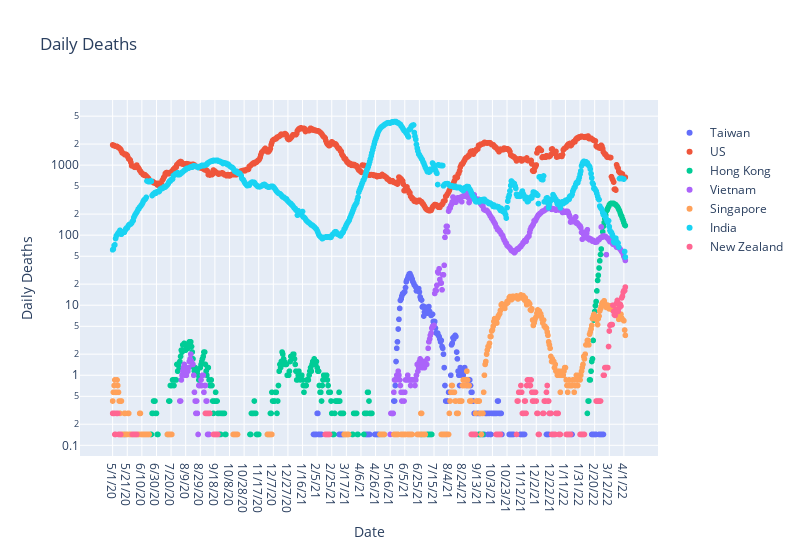

The code cell stored with this chart in its notebook:
### Code cell
ploty_line('Daily Deaths', log_plot=True)

### Figure 1 — Plotly figure (JSON) as saved in the notebook; plotly's stock layout.template omitted (floating-point values rounded to 4 significant figures; data arrays with more than 128 entries replaced by an {"elided": "..."} marker saying what was removed)
{"data": [{"hovertemplate": " =Taiwan<br>Date=%{x}<br>Daily Deaths=%{y}<extra></extra>", "legendgroup": "Taiwan", "marker": {"color": "#636efa", "symbol": "circle"}, "mode": "markers", "name": "Taiwan", "showlegend": true, "type": "scattergl", "x": {"elided": "703 str values"}, "xaxis": "x", "y": {"elided": "703 float values"}, "yaxis": "y"}, {"hovertemplate": " =US<br>Date=%{x}<br>Daily Deaths=%{y}<extra></extra>", "legendgroup": "US", "marker": {"color": "#EF553B", "symbol": "circle"}, "mode": "markers", "name": "US", "showlegend": true, "type": "scattergl", "x": {"elided": "703 str values"}, "xaxis": "x", "y": {"elided": "703 float values"}, "yaxis": "y"}, {"hovertemplate": " =Hong Kong<br>Date=%{x}<br>Daily Deaths=%{y}<extra></extra>", "legendgroup": "Hong Kong", "marker": {"color": "#00cc96", "symbol": "circle"}, "mode": "markers", "name": "Hong Kong", "showlegend": true, "type": "scattergl", "x": {"elided": "703 str values"}, "xaxis": "x", "y": {"elided": "703 float values"}, "yaxis": "y"}, {"hovertemplate": " =Vietnam<br>Date=%{x}<br>Daily Deaths=%{y}<extra></extra>", "legendgroup": "Vietnam", "marker": {"color": "#ab63fa", "symbol": "circle"}, "mode": "markers", "name": "Vietnam", "showlegend": true, "type": "scattergl", "x": {"elided": "703 str values"}, "xaxis": "x", "y": {"elided": "703 float values"}, "yaxis": "y"}, {"hovertemplate": " =Singapore<br>Date=%{x}<br>Daily Deaths=%{y}<extra></extra>", "legendgroup": "Singapore", "marker": {"color": "#FFA15A", "symbol": "circle"}, "mode": "markers", "name": "Singapore", "showlegend": true, "type": "scattergl", "x": {"elided": "703 str values"}, "xaxis": "x", "y": {"elided": "703 float values"}, "yaxis": "y"}, {"hovertemplate": " =India<br>Date=%{x}<br>Daily Deaths=%{y}<extra></extra>", "legendgroup": "India", "marker": {"color": "#19d3f3", "symbol": "circle"}, "mode": "markers", "name": "India", "showlegend": true, "type": "scattergl", "x": {"elided": "703 str values"}, "xaxis": "x", "y": {"elided": "703 float values"}, "yaxis": "y"}, {"hovertemplate": " =New Zealand<br>Date=%{x}<br>Daily Deaths=%{y}<extra></extra>", "legendgroup": "New Zealand", "marker": {"color": "#FF6692", "symbol": "circle"}, "mode": "markers", "name": "New Zealand", "showlegend": true, "type": "scattergl", "x": {"elided": "703 str values"}, "xaxis": "x", "y": {"elided": "703 float values"}, "yaxis": "y"}], "layout": {"height": 550, "legend": {"title": {"text": " "}, "tracegroupgap": 0}, "showlegend": true, "title": {"text": "Daily Deaths"}, "width": 800, "xaxis": {"anchor": "y", "domain": [0, 1], "title": {"text": "Date"}}, "yaxis": {"anchor": "x", "domain": [0, 1], "title": {"text": "Daily Deaths"}, "type": "log"}}}
